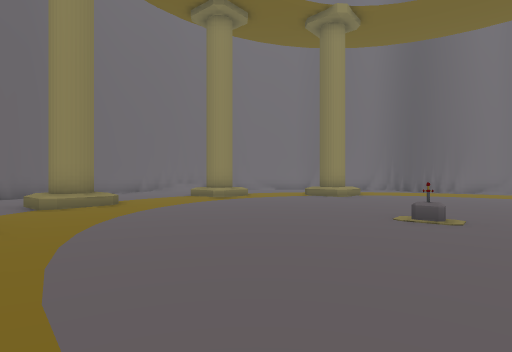
View 1 (above)

19 first-person views from a walk through a 3-D level made in the Unity game engine. The camera is 1.5 m above the floor, looks level and sees 80° across. Doors are open. The floor is counted in squares, 2 m on a side. Each view is taken from the middle of a square. On the plan, view 1 faces up. The plan holds only what a view shows up to about 10 squares ahead; the rest is blank. The place goes on beyond the plan. The player character is not drawn.

View 2
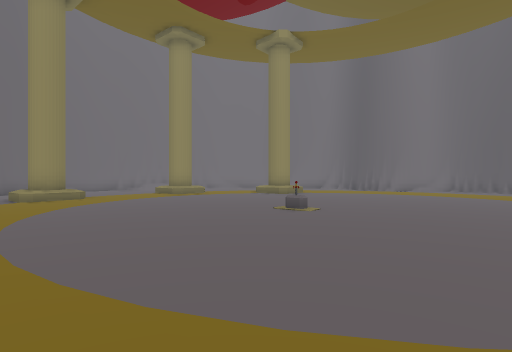

View 3
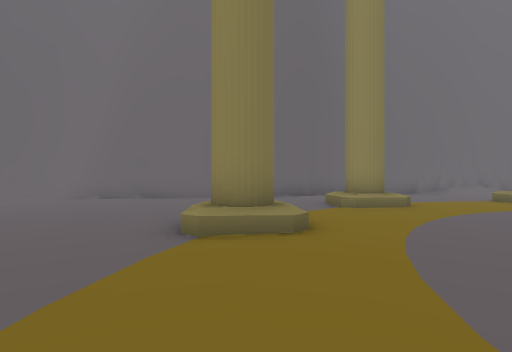

View 4
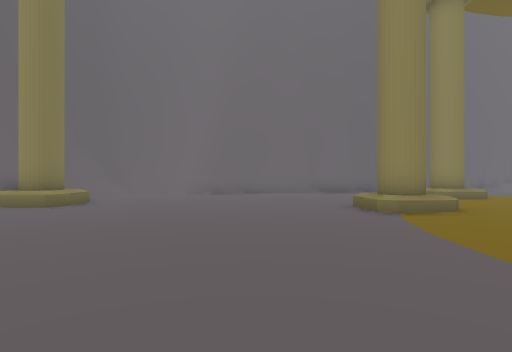

View 5
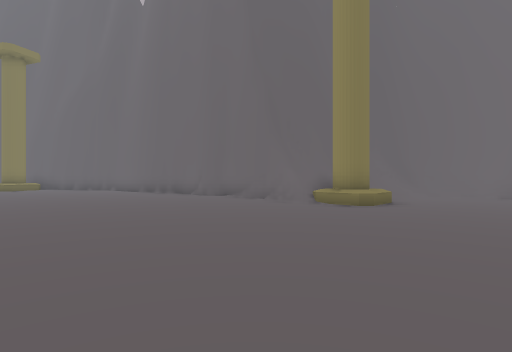

View 6
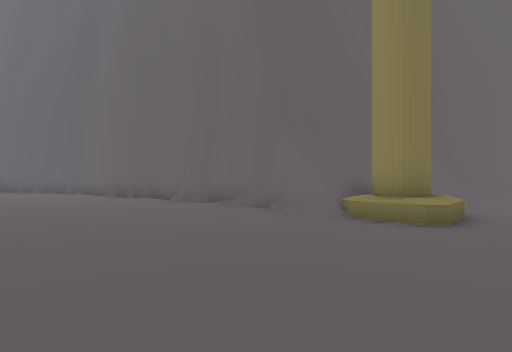

View 7
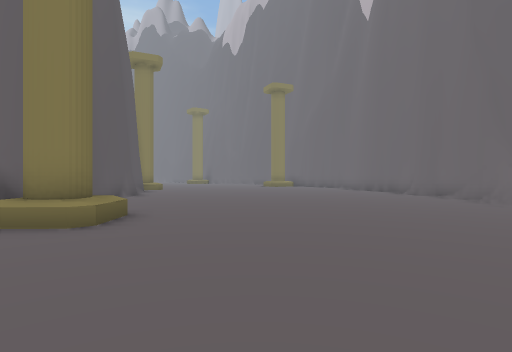

View 8
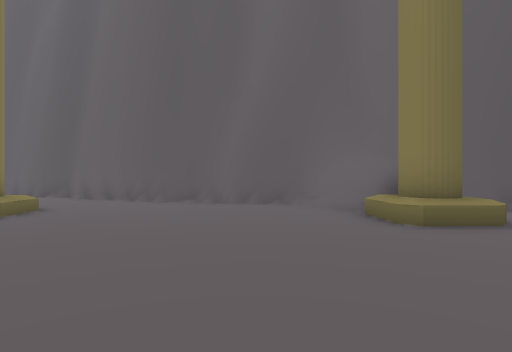

View 9
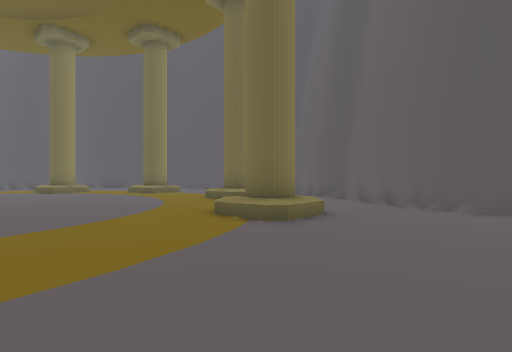

View 10
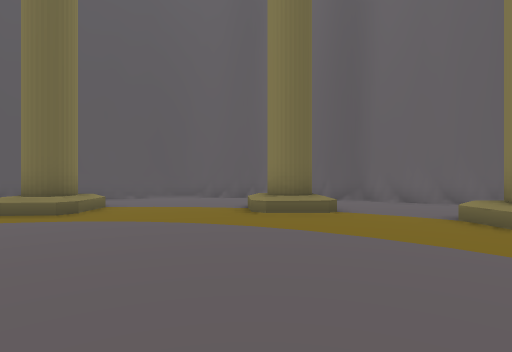

View 11
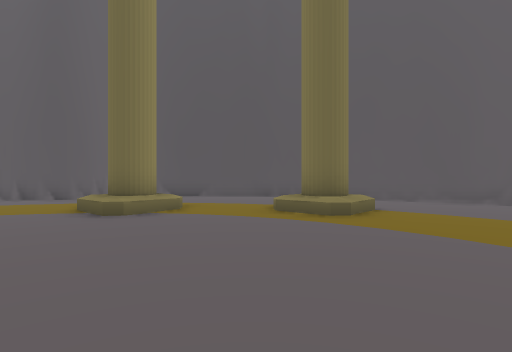

View 12
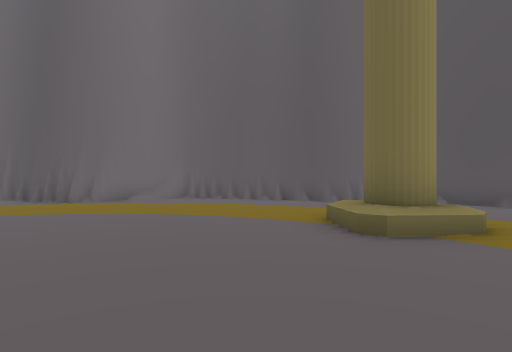

View 13
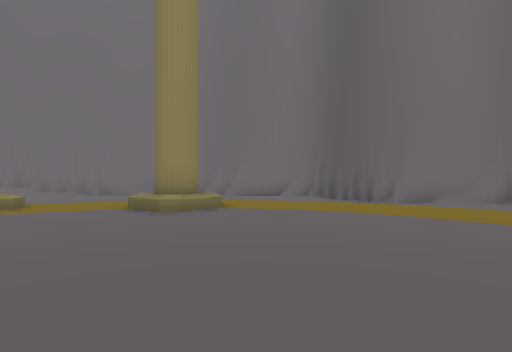

View 14
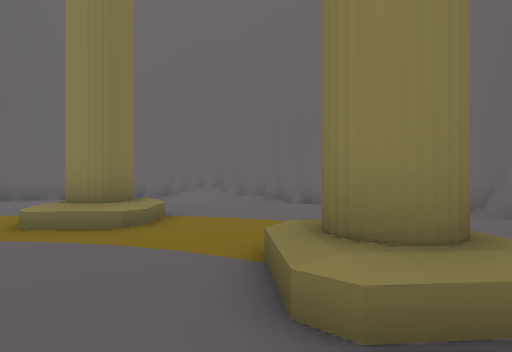

View 15
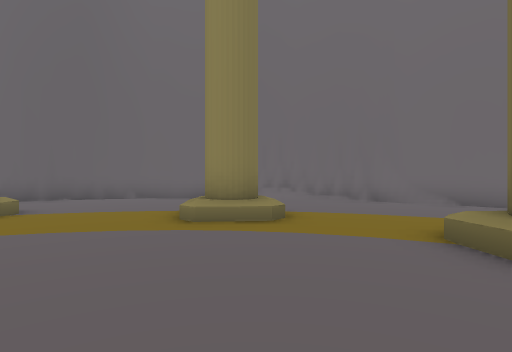

View 16
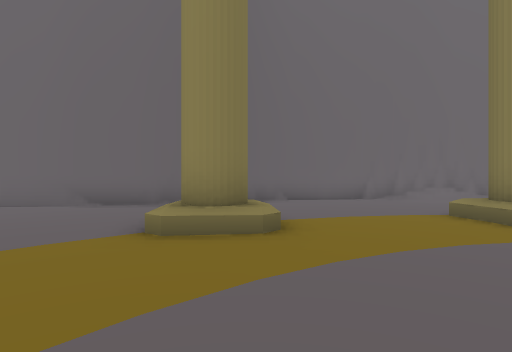

View 17
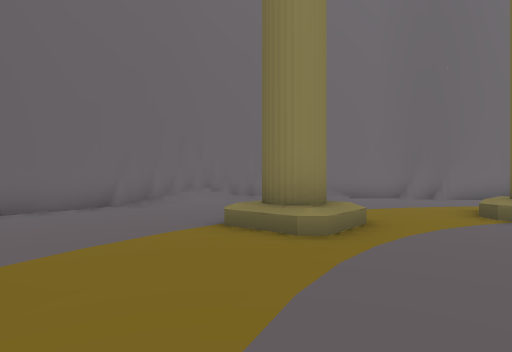

View 18
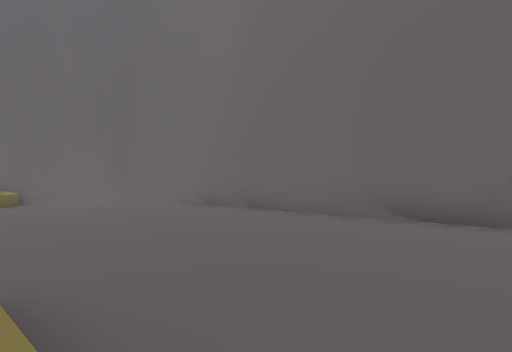

View 19
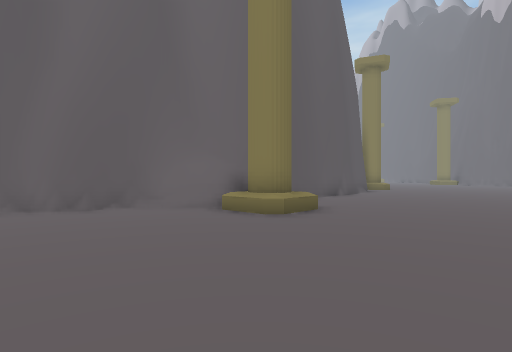

### Floor plan
Key: @ floor where view 1 was taken; # wall or solid block; . floor; / step, stairs or slope; = window, fence, low wall or low ledge; ^ raised ledge; O other object.
Columns run from 16 left of view 1 to 16 right of it. Each row starts with its distance up from view 1.
 17              ####..#####
 16            ###/........##
 15           ##//..........##
 14          ##..............####
 13         ##.........#........#
 12         #.....##..=##........
 11         #.....//.............##
 10        ##.....................#
  9        #......................##
  8       ##...#/..................#
  7      ##....#/............../
  6     ##..................../#   .#
  5     #.............OO......//....#
  4    ##......//..................
  3   ##.......##..................
  2   #......................./#   #
  1   #......................./#   #
  0   #/............@............ #
 -1   #=#.........................#
 -2   #=##............./...##....##
 -3   ####.............#/../ ...##
 -4   ##=..............#/...    #
 -5  ##.....................##
 -6  #.....................##
 -7 ##..................####
 -8 #............^....###
 -9 ............^^^####
-10 .............####
-11 ............##
-12 ............#

Where each view was taken, in squares from view 1:
view 1: 0 up, 0 right, facing up
view 2: 2 down, 2 right, facing up
view 3: 0 up, 1 left, facing up-left
view 4: 4 down, 2 left, facing up-left
view 5: 5 down, 3 left, facing left
view 6: 5 down, 6 left, facing left
view 7: 3 down, 2 left, facing down-left
view 8: 3 down, 5 left, facing down-right
view 9: 3 down, 3 left, facing right
view 10: 3 up, 3 right, facing down-right
view 11: 3 up, 4 right, facing right
view 12: 4 up, 6 right, facing up-right
view 13: 5 up, 5 right, facing up
view 14: 10 up, 4 right, facing up-left
view 15: 8 up, 3 right, facing up-left
view 16: 5 up, 1 left, facing up-left
view 17: 7 up, 2 left, facing up
view 18: 5 up, 4 left, facing left
view 19: 2 down, 3 left, facing down
